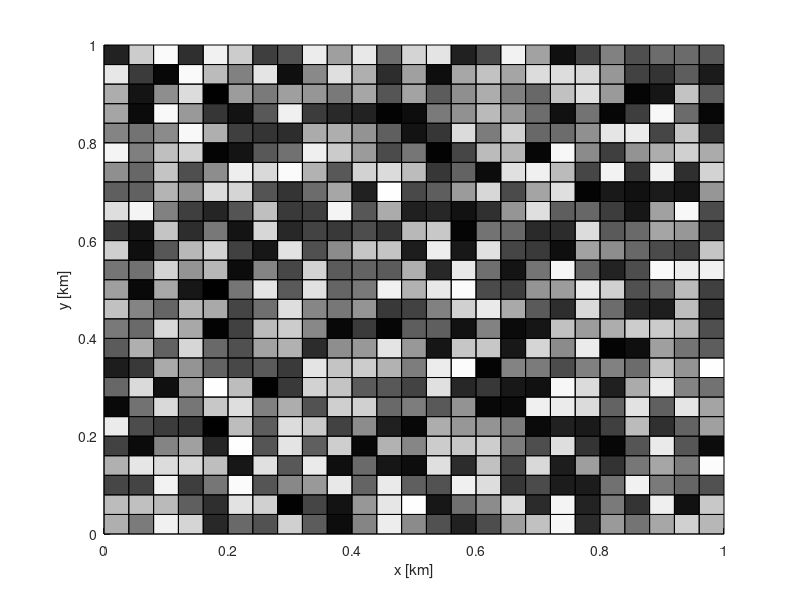
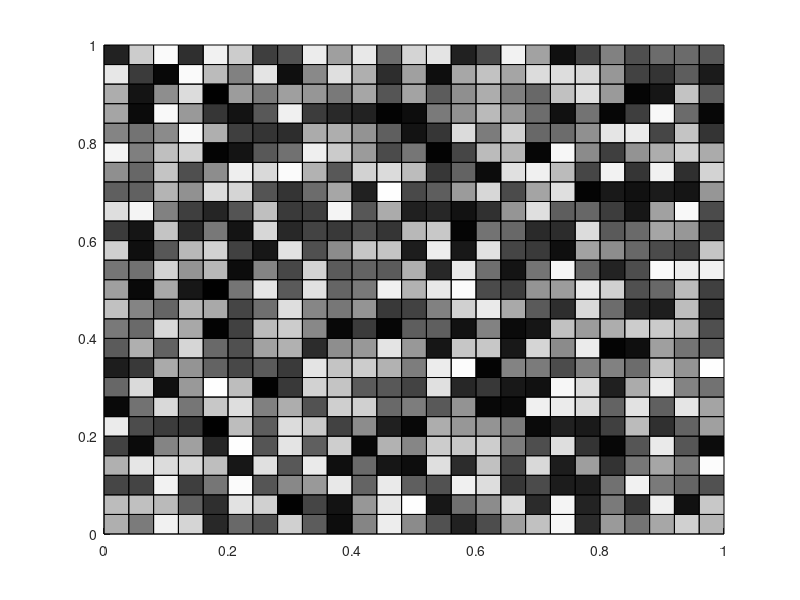
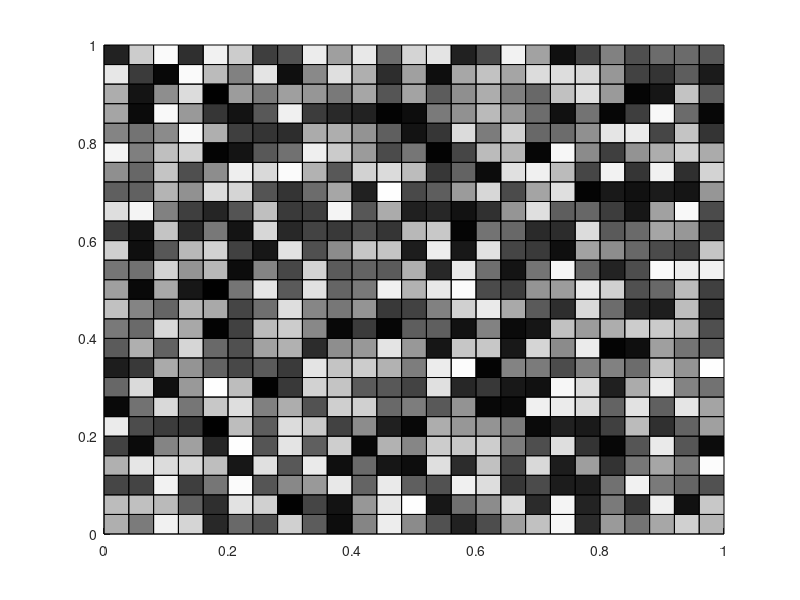

Reproduce these figures in MATLAB, in order. (Note: this script raises an error after producing the figures.)
close all; clear all; clc

addpath([pwd '\..\..\Errata_Tutorials_DebugTools\Functions'])

flag_do_plot = 1;
n = 25;
m = 25;
sz = [n m]; % size of board
surface_grid = rand(n,m);
cells = [];
figure(1); hold on
xlabel('x [km]')
ylabel('y [km]')
for ind = 1:1:n
    yvec = [(ind-1)/n (ind-1)/n ind/n ind/n];
    for jind = 1:1:m
        xvec = [(jind-1)/m jind/m jind/m (jind-1)/m];
        face_alpha = surface_grid(ind,jind);
        fill(xvec,yvec,'black','FaceAlpha',face_alpha)
        cells(ind*jind).xv = xvec;
        cells(ind*jind).yv = yvec;
        cells(ind*jind).cost = face_alpha;
    end
end
figure(2); hold on
for ind = 1:1:n
    yvec = [(ind-1)/n (ind-1)/n ind/n ind/n];
    for jind = 1:1:m
        xvec = [(jind-1)/m jind/m jind/m (jind-1)/m];
        face_alpha = surface_grid(ind,jind);
        fill(xvec,yvec,'black','FaceAlpha',face_alpha)
        cells(ind*jind).xv = xvec;
        cells(ind*jind).yv = yvec;
        cells(ind*jind).cost = face_alpha;
    end
end
figure(5); hold on
for ind = 1:1:n
    yvec = [(ind-1)/n (ind-1)/n ind/n ind/n];
    for jind = 1:1:m
        xvec = [(jind-1)/m jind/m jind/m (jind-1)/m];
        face_alpha = surface_grid(ind,jind);
        fill(xvec,yvec,'black','FaceAlpha',face_alpha)
        cells(ind*jind).xv = xvec;
        cells(ind*jind).yv = yvec;
        cells(ind*jind).cost = face_alpha;
    end
end
% generate map
Halton_seed = 10;
low_pt = 1+Halton_seed; high_pt = 30+Halton_seed; % range of Halton points to use to generate the tiling
trim_polytopes = fcn_MapGen_haltonVoronoiTiling([low_pt,high_pt],[1 1]);
% shink the polytopes so that they are no longer tiled
gap_size = 0.08; % desired average maximum radius
polytopes = fcn_MapGen_polytopesShrinkFromEdges(trim_polytopes,gap_size);
% plot the map

    fig = 2; % figure to plot on
    line_spec = 'b-'; % edge line plotting
    line_width = 2; % linewidth of the edge
    axes_limits = [0 1 0 1]; % x and y axes limits
    axis_style = 'square'; % plot axes style
    fcn_MapGen_plotPolytopes(polytopes,fig,line_spec,line_width,axes_limits,axis_style);
    hold on
    box on
    xlabel('x [km]')
    ylabel('y [km]')
    poly_map_stats = fcn_MapGen_polytopesStatistics(polytopes);
    my_title = sprintf('obstacle departure ratio: %2f',poly_map_stats.avg_r_D);
    title(my_title);
%% create polyshapes array from polytopes array
    polyshapes = [];
    polyshape_background = polyshape([0 0 1 1],[0 1 1 0]);
    if flag_do_plot
        figure(3)
        clf
    end
    for i = 1:length(polytopes)
        new_polyshape = polyshape(polytopes(i).xv,polytopes(i).yv);
        polyshapes = [polyshapes, new_polyshape];
        if flag_do_plot
            figure(3)
            hold on
            title('Polyshapes before subtraction')
            plot(polyshapes(i))
        end
        polyshape_background = subtract(polyshape_background,new_polyshape);
    end
figure(3)
plot(polyshape_background)
figure(4)
plot(polyshape_background)

background_verts = polyshape_background.Vertices;
background_verts(sum(isnan(background_verts), 2) >= 1, :) = [];
DT = delaunayTriangulation(background_verts);
figure(6)
triplot(DT)
hold on; box on;
plot(polyshape_background)

[p_tri_polyshapes, p_tri_polytopes] = INTERNAL_fcn_triangulatePolyshape(polyshape_background,flag_do_plot)
figure(5)
for i = 1:length(p_tri_polyshapes)
    plot(p_tri_polyshapes{i})
end
% make a grid Thrusday
% convert some grid cells to polytopes Friday-Monday
    % this means find departure ratio
    % find cricical traversal cost
    % note all cell vertices above critical cost
    % some polys are inside, some outside, some on edge
    % find overlapping polytopes
    % remove them from the list replacing them with their union()
    % non overlapping squares just get added to the list

% subtract polytopes from background and triangulate Monday-Tuesday
function [p_tri_polyshapes, p_tri_polytopes] = INTERNAL_fcn_triangulatePolyshape(my_polyshape,flag_do_plot)
    % make polyshape into triangulation
    p_tri = triangulation(my_polyshape);
    if flag_do_plot
        figure
        hold on
        triplot(p_tri)
    end
    % initialize cell array to store triangulation converted to polyshapes
    p_tri_polyshapes = {};
    % initialize array to store triangulation converted to polytopes
    p_tri_polytopes = [];
    % go through each set of connected triangle vertecies
    for i=1:size(p_tri.ConnectivityList,1)
        x1 = p_tri.Points(p_tri.ConnectivityList(i,1),1);
        y1 = p_tri.Points(p_tri.ConnectivityList(i,1),2);
        x2 = p_tri.Points(p_tri.ConnectivityList(i,2),1);
        y2 = p_tri.Points(p_tri.ConnectivityList(i,2),2);
        x3 = p_tri.Points(p_tri.ConnectivityList(i,3),1);
        y3 = p_tri.Points(p_tri.ConnectivityList(i,3),2);
%         if norm(([x1, y1] - [x2, y2]) == [0, 0]) == 0 || norm(([x1, y1] - [x3, y3]) == [0, 0]) == 0 || norm(([x2, y2] - [x3, y3]) == [0, 0]) == 0
%             continue
%         end
        % turn each triangle into a polyshape
        p_tri_polyshapes{i} = polyshape([x1 x2 x3],[y1 y2 y3]);
        if flag_do_plot
            plot(p_tri_polyshapes{i})
        end
        % turn each triangle into polytope
        p_tri_polytopes(i).vertices = [x1 y1; x2 y2; x3 y3; x1 y1];
    end
    % fill out all polytope fields from vertices
    p_tri_polytopes = fcn_MapGen_fillPolytopeFieldsFromVertices(p_tri_polytopes);
end
